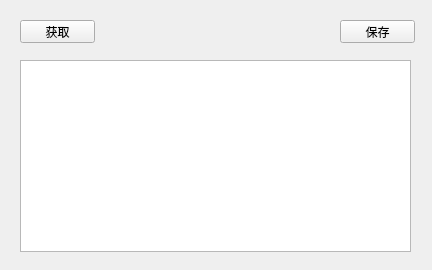
<?xml version="1.0" encoding="UTF-8"?>
<ui version="4.0">
 <class>MainWindow</class>
 <widget class="QMainWindow" name="MainWindow">
  <property name="geometry">
   <rect>
    <x>0</x>
    <y>0</y>
    <width>432</width>
    <height>270</height>
   </rect>
  </property>
  <property name="windowTitle">
   <string>wifi tool</string>
  </property>
  <widget class="QWidget" name="centralwidget">
   <widget class="QTableView" name="tableView">
    <property name="geometry">
     <rect>
      <x>20</x>
      <y>60</y>
      <width>391</width>
      <height>192</height>
     </rect>
    </property>
   </widget>
   <widget class="QPushButton" name="getButton">
    <property name="geometry">
     <rect>
      <x>20</x>
      <y>20</y>
      <width>75</width>
      <height>23</height>
     </rect>
    </property>
    <property name="text">
     <string>获取</string>
    </property>
   </widget>
   <widget class="QPushButton" name="saveButton">
    <property name="geometry">
     <rect>
      <x>340</x>
      <y>20</y>
      <width>75</width>
      <height>23</height>
     </rect>
    </property>
    <property name="text">
     <string>保存</string>
    </property>
   </widget>
  </widget>
 </widget>
 <resources/>
 <connections/>
</ui>
